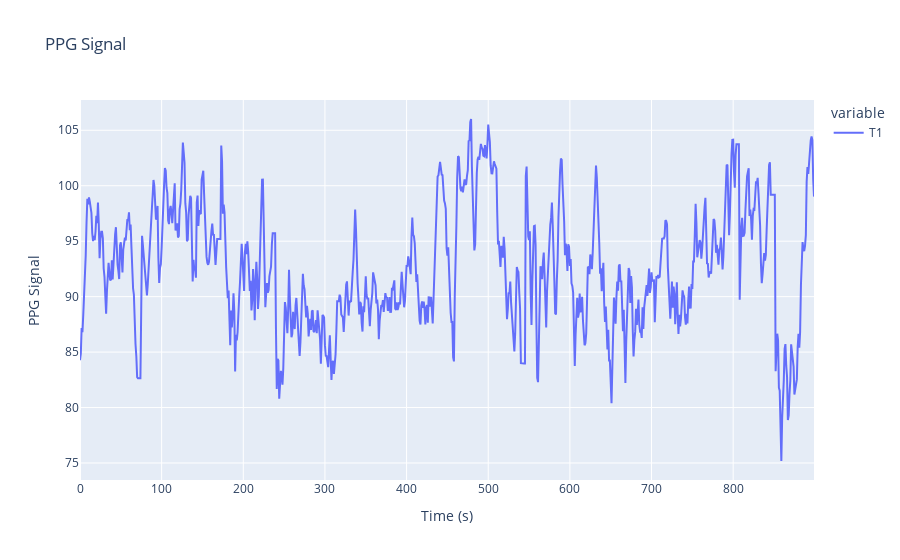

Write notebook code for a chart like this one.
### Code cell
# df terdiri dari 4 kolom yaitu T1, T2, T3, T4 semua adalah hasil pengukuran PPG
# Setiap data adalah hasil pengukuran sinyal PPG selama 0.5 detik
# Kebutuhan data adalah 1 detik
# Jadi kita akan menggabungkan 2 data PPG T1 menjadi 1 data PPG dengan cara mengambil rata-rata dari 2 data tersebut
# Misal di kolom T1, ambil 2 baris pertama dan kedua dijadikan 1 baris kemudian ambil rata-ratanya

df_second = df.copy()
for i in range(0, len(df_second), 2):
    df_second.loc[i] = df_second.loc[i:i+1].mean()

df_second = df_second.drop(df_second.index[1::2])
df_second = df_second.reset_index(drop=True)
df_second

# Plot data PPG hasil penggabungan dengan plotly
fig = px.line(df_second['T1'], title='PPG Signal', labels={'index':'Time (s)', 'value':'PPG Signal'})
fig.show()

# Total data df_second adalah 900 data/detik = 15 menit
# Kita akan melakukan pemodelan data PPG dengan menggunakan model ARIMA
# Sebelumnya kita akan mengecek apakah data stasioner atau tidak
# Kita akan menggunakan Augmented Dickey-Fuller Test
from statsmodels.tsa.stattools import adfuller

def adf_test(series):
    result = adfuller(series)
    print(f'ADF Statistic: {result[0]}')
    print(f'p-value: {result[1]}')
    print('Critical Values:')
    for key, value in result[4].items():
        if result[0] > value:
            print(f'    {key}: {value} - Data is not stationary')
        else:
            print(f'    {key}: {value} - Data is stationary')

adf_test(df_second['T1'])

# Dari hasil Augmented Dickey-Fuller Test, data PPG stationer
# Kita akan melakukan pemodelan data PPG dengan ARIMA
from statsmodels.tsa.arima.model import ARIMA
from statsmodels.tsa.statespace.sarimax import SARIMAX
from statsmodels.tsa.seasonal import seasonal_decompose
from statsmodels.graphics.tsaplots import plot_acf, plot_pacf
from statsmodels.tsa.stattools import acf, pacf

# Plot ACF dan PACF
plot_acf(df_second['T1'], lags=50)
plt.show()

plot_pacf(df_second['T1'], lags=50)
plt.show()

# Dari plot ACF dan PACF, kita akan menggunakan ARIMA(1,0,0)
# Kita akan membagi data menjadi data training dan data testing
train = df_second['T1'][:800]
test = df_second['T1'][800:]

# Membuat model ARIMA
model = ARIMA(train, order=(1,0,0))
model_fit = model.fit()
model_fit.summary()

# Prediksi data testing
start = len(train)
end = len(train) + len(test) - 1
pred = model_fit.predict(start=start, end=end, typ='levels')

# Plot hasil prediksi
plt.plot(test, label='Actual')
plt.plot(pred, label='Prediction')
plt.legend()
plt.show()

# Menghitung nilai RMSE
from sklearn.metrics import mean_squared_error
rmse = np.sqrt(mean_squared_error(test, pred))
print(f'RMSE: {rmse}')

# Dari hasil prediksi, RMSE yang didapat adalah 7.299406529109165
# Nilai RMSE yang didapat cukup tinggi, kita akan mencoba menggunakan model SARIMA
# Kita akan mencari nilai p, d, dan q yang optimal
# Kita akan menggunakan Auto ARIMA
from pmdarima import auto_arima

auto_model = auto_arima(train, seasonal=True, m=2)
auto_model.summary()

# Dari hasil Auto ARIMA, model SARIMAX(0, 0, 1)x(1, 0, 1, 2) adalah model yang optimal
# Kita akan membuat model SARIMAX
model_sarima = SARIMAX(train, order=(0,0,1), seasonal_order=(1,0,1,2))
model_sarima_fit = model_sarima.fit()
model_sarima_fit.summary()

# Prediksi data testing
pred_sarima = model_sarima_fit.predict(start=start, end=end, typ='levels')

# Plot hasil prediksi
plt.plot(test, label='Actual')
plt.plot(pred_sarima, label='Prediction')
plt.legend()
plt.show()

# Menghitung nilai RMSE
rmse_sarima = np.sqrt(mean_squared_error(test, pred_sarima))
print(f'RMSE: {rmse_sarima}')

# Dari hasil prediksi, RMSE yang didapat adalah 12.272878651484277
# Nilai RMSE yang didapat cukup tinggi, kita akan mencoba menggunakan model lain yaitu LSTM
# Kita akan menggunakan LSTM untuk memodelkan data PPG
from sklearn.preprocessing import MinMaxScaler
from tensorflow.keras.models import Sequential
from tensorflow.keras.layers import Dense, LSTM
import numpy as np

# Normalisasi data
scaler = MinMaxScaler()
train_scaled = scaler.fit_transform(train.values.reshape(-1, 1))

# Membuat data training dengan timestep 60
def create_dataset(data, time_step=60):
    X, y = [], []
    for i in range(len(data)-time_step):
        X.append(data[i:(i+time_step), 0])
        y.append(data[i + time_step, 0])
    return np.array(X), np.array(y)

time_step = 60
X_train, y_train = create_dataset(train_scaled, time_step)

# Reshape data untuk LSTM [samples, time steps, features]
X_train = X_train.reshape(X_train.shape[0], X_train.shape[1], 1)

# Membuat model LSTM
model_lstm = Sequential([
    LSTM(50, return_sequences=True, input_shape=(time_step, 1)),
    LSTM(50, return_sequences=True),
    LSTM(50),
    Dense(1)
])
model_lstm.compile(optimizer='adam', loss='mean_squared_error')

# Latih model
model_lstm.fit(X_train, y_train, epochs=10, batch_size=1)

# Membuat data testing
test_scaled = scaler.transform(test.values.reshape(-1, 1))
X_test, y_test = create_dataset(test_scaled, time_step)
X_test = X_test.reshape(X_test.shape[0], X_test.shape[1], 1)

# Prediksi data testing
pred_lstm = model_lstm.predict(X_test)
pred_lstm = scaler.inverse_transform(pred_lstm)

# Plot hasil prediksi
plt.plot(test[time_step:], label='Actual')
plt.plot(pred_lstm, label='Prediction')
plt.legend()
plt.show()

# Menghitung nilai RMSE
test_adjusted = test[time_step:].reset_index(drop=True)
pred_lstm_adjusted = pred_lstm.flatten()
rmse_lstm = np.sqrt(mean_squared_error(test_adjusted, pred_lstm_adjusted))
print(f'RMSE: {rmse_lstm}')

# Dari hasil prediksi, RMSE yang didapat adalah 1.84039287735911
# Nilai RMSE yang didapat cukup rendah, kita akan menggunakan model LSTM sebagai model prediksi data PPG
# Kita akan melakukan peramalan data PPG selama 15 menit kedepan dari data terakhir

last_data = df_second['T1'][-time_step:]
last_data_scaled = scaler.transform(last_data.values.reshape(-1, 1))
X_last_data = last_data_scaled.reshape(1, time_step, 1)



from tqdm import tqdm
last_data = df_second['T1'][-time_step:]
last_data_scaled = scaler.transform(last_data.values.reshape(-1, 1))
X_last_data = last_data_scaled.reshape(1, time_step, 1)

pred_future2 = []
for i in tqdm(range(20)): 
    pred = model_lstm.predict(X_last_data)
    pred_future2.append(pred[0][0])
    last_data_scaled = np.append(last_data_scaled, pred)
    last_data_scaled = last_data_scaled[1:]
    X_last_data = last_data_scaled.reshape(1, time_step, 1)
    if i % 10 == 0:
        # Update train_scaled with new predictions
        train_scaled = np.append(train_scaled, pred.flatten())  # Ensure pred is flattened before appending
        # Reshape train_scaled to 2D before passing to create_dataset
        train_scaled_2d = train_scaled.reshape(-1, 1)  # Reshape to 2D
        X_train, y_train = create_dataset(train_scaled_2d, time_step)
        X_train = X_train.reshape(X_train.shape[0], X_train.shape[1], 1)
        model_lstm.fit(X_train, y_train, epochs=2, batch_size=1, steps_per_epoch=50)
        
# Inverse transform pred_future
pred_future2 = scaler.inverse_transform(np.array(pred_future2).reshape(-1, 1)).flatten()

# Plot forecast data PPG yang melanjutkan data asli
plt.figure(figsize=(10, 6))
sns.lineplot(data=df_second['T1'], color='blue', label='Data Asli')
sns.lineplot(data=list(df_second['T1']) + list(pred_future2), color='red', label='Forecast Data')
plt.title('Perubahan PPG')
plt.xlabel('Menit')
plt.ylabel('PPG')
plt.show()

### Figure 1 — Plotly figure (JSON) as saved in the notebook; plotly's stock layout.template omitted (floating-point values rounded to 4 significant figures; data arrays with more than 128 entries replaced by an {"elided": "..."} marker saying what was removed)
{"data": [{"hovertemplate": "variable=T1<br>Time (s)=%{x}<br>PPG Signal=%{y}<extra></extra>", "legendgroup": "T1", "line": {"color": "#636efa", "dash": "solid"}, "marker": {"symbol": "circle"}, "mode": "lines", "name": "T1", "orientation": "v", "showlegend": true, "type": "scatter", "x": {"elided": "900 int values"}, "xaxis": "x", "y": {"elided": "900 float values"}, "yaxis": "y"}], "layout": {"legend": {"title": {"text": "variable"}, "tracegroupgap": 0}, "title": {"text": "PPG Signal"}, "xaxis": {"anchor": "y", "domain": [0, 1], "title": {"text": "Time (s)"}}, "yaxis": {"anchor": "x", "domain": [0, 1], "title": {"text": "PPG Signal"}}}}
